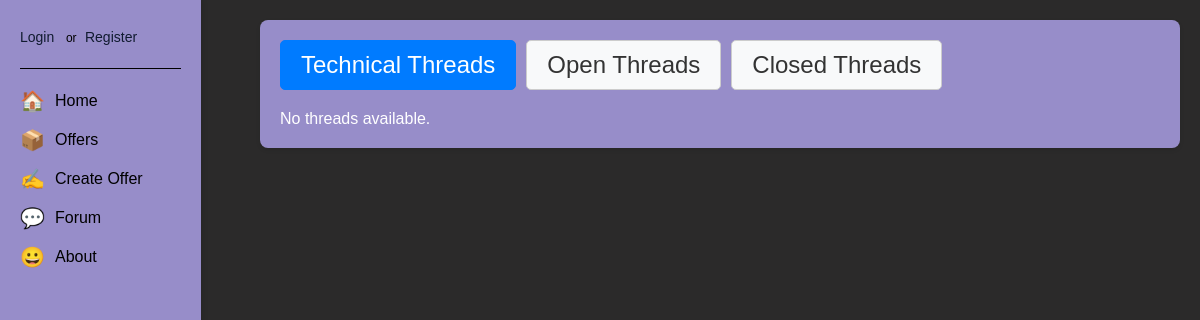
Before: /forum/ with the older database file.
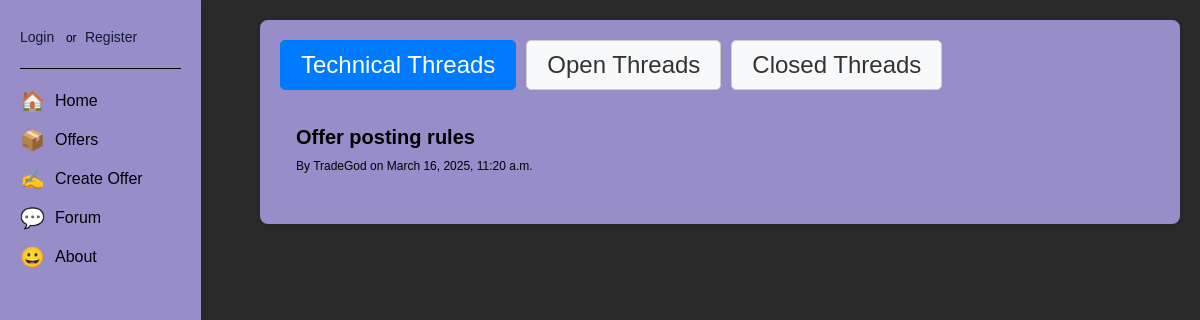
After: the same page with the newer database file.
### tradeapp/models.py (models this page shows, shortened)
class Thread(models.Model):
    topic = models.CharField(max_length=200)
    author = models.ForeignKey(User, on_delete=models.CASCADE)
    created_at = models.DateTimeField(default=timezone.now)
    offer = models.ForeignKey(Offer, on_delete=models.SET_NULL, related_name='threads', null=True, blank=True)

### tradeapp/views.py (the view)
# urls.py: path('forum/', views.thread_list, name='thread_list'),
def thread_list(request):
    threads = Thread.objects.all()
    open_threads = [thread for thread in threads if thread.offer and thread.offer.is_open]
    closed_threads = [thread for thread in threads if thread.offer and not thread.offer.is_open]
    technical_threads = [thread for thread in threads if not thread.offer]
    show_closed = request.GET.get('show_closed', 'false').lower() == 'true'
    show_technical = request.GET.get('show_technical', 'true').lower() == 'true'  # Default to True
    if show_technical:
        displayed_threads = technical_threads
    elif show_closed:
        displayed_threads = closed_threads
    else:
        displayed_threads = open_threads
    return render(request, 'forum/thread_list.html', {
        'open_threads': open_threads,
        'closed_threads': closed_threads,
        'technical_threads': technical_threads,
        'displayed_threads': displayed_threads,
        'show_closed': show_closed,
        'show_technical': show_technical,
    })

### tradeapp/templates/forum/thread_list.html (shortened to what this page needs)
{% extends "base.html" %}
{% block content %}
<div class="forum-container">
    <div class="tabs">
        <a href="?show_technical=true&show_closed=false" class="tab {% if show_technical %}active{% endif %}">Technical Threads</a>
        <a href="?show_technical=false&show_closed=false" class="tab {% if not show_technical and not show_closed %}active{% endif %}">Open Threads</a>
        <a href="?show_technical=false&show_closed=true" class="tab {% if show_closed and not show_technical %}active{% endif %}">Closed Threads</a>
    </div>
    <ul class="thread-list">
        {% for thread in displayed_threads %}
        <li class="thread-item {% if thread.offer and not thread.offer.is_open %}closed-thread{% endif %}">
            <a href="{% url 'thread_detail' thread.id %}">
                <h2>{{ thread.topic }}</h2>
                <p>By {{ thread.author.username }} on {{ thread.created_at }}</p>
            </a>
        </li>
        {% empty %}
        <p>No threads available.</p>
        {% endfor %}
    </ul>
</div>
{% endblock %}

Changed rows visible on the page:
added Thread: topic "Offer posting rules", author.username "TradeGod", created_at "March 16, 2025, 11:20 a.m."
Other visible differences:
text no longer shown: "No threads available."
